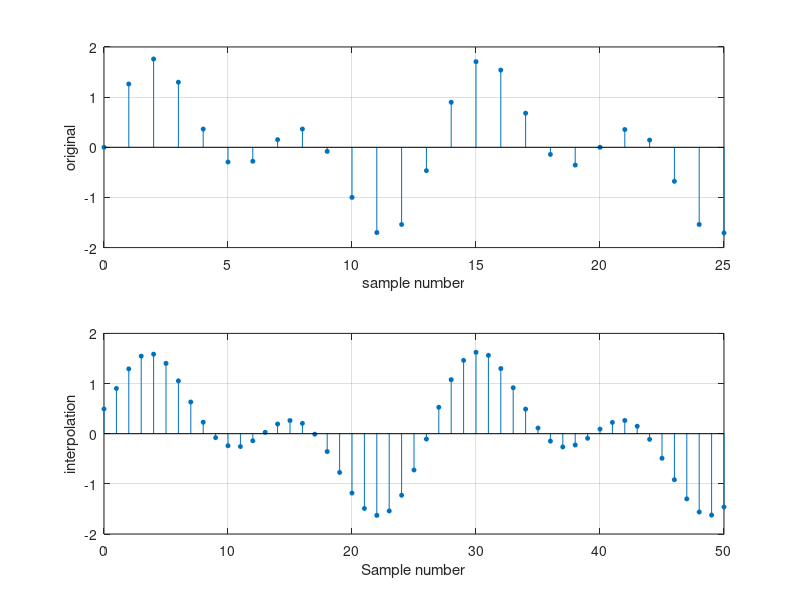

Recreate this plot in MATLAB.
t = 0:0.025:1;
x = sin(2*pi*3*t) + sin(2*pi*6*t);

y = interp(x,2);

subplot(2,1,1)
stem(0:25,x(1:26), 'filled', 'markersize',3)
grid on
xlabel('sample number')
ylabel('original')

subplot(2,1,2)
stem(0:50,y(1:51), 'filled','markersize',3)
grid on
xlabel('Sample number')
ylabel('interpolation')